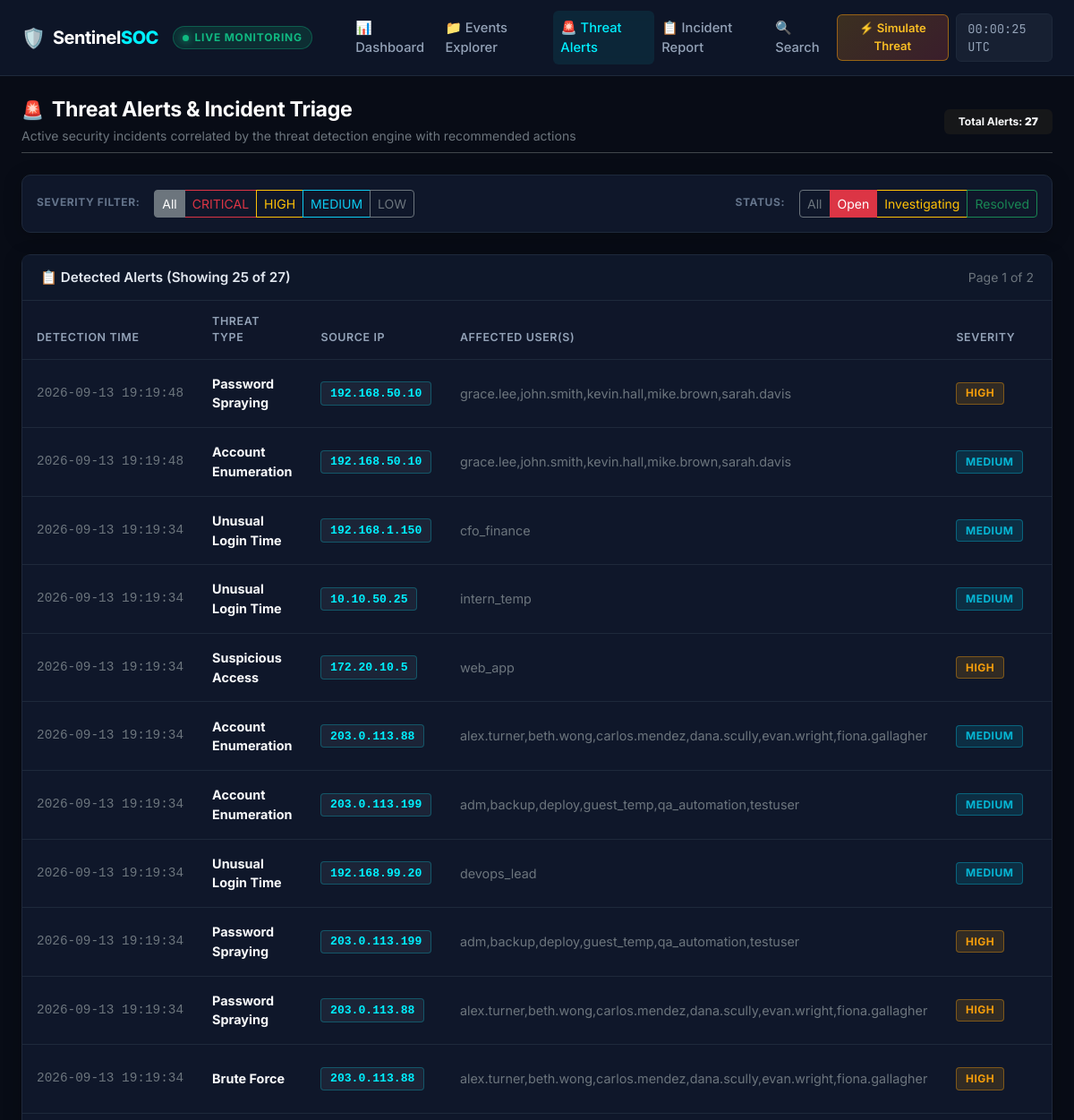
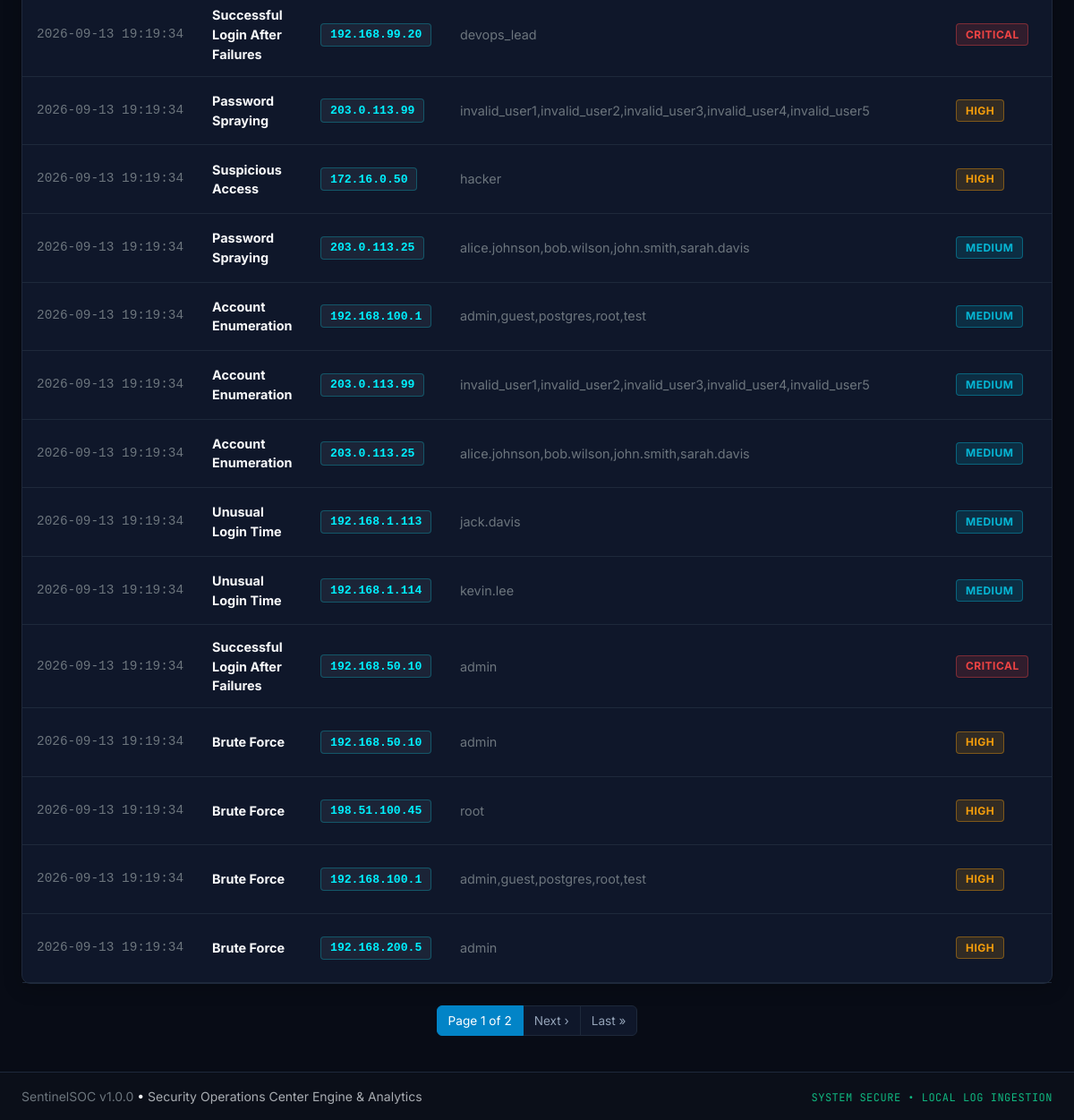
Screenshot of /alerts with the database file from the repository (2 pictures, top to bottom).
### models/security_event.py (models this page shows, shortened)
class SecurityAlert(db.Model):
    __tablename__ = 'security_alerts'
    id = db.Column(db.Integer, primary_key=True, autoincrement=True)
    event_id = db.Column(db.Integer, db.ForeignKey('security_events.id', ondelete='CASCADE'), nullable=False)
    threat_type = db.Column(db.String(100), nullable=False, index=True)
    severity = db.Column(db.String(20), nullable=False, index=True)
    risk_score = db.Column(db.Integer, nullable=False, index=True)
    reason = db.Column(db.Text, nullable=False)
    recommended_action = db.Column(db.Text, nullable=True)
    investigation_notes = db.Column(db.Text, nullable=True)
    status = db.Column(db.String(20), default='open', nullable=False, index=True)  # open, investigating, resolved
    source_ip = db.Column(db.String(45), nullable=True, index=True)
    affected_users = db.Column(db.String(500), nullable=True)
    detection_timestamp = db.Column(db.DateTime, default=utc_now, nullable=False, index=True)
    resolved_at = db.Column(db.DateTime, nullable=True)
    created_at = db.Column(db.DateTime, default=utc_now, nullable=False)
    event = db.relationship('SecurityEvent', back_populates='alerts')

### routes/dashboard.py (the view)
@dashboard_bp.route('/alerts')
def alerts():
    page = request.args.get('page', 1, type=int)
    severity_filter = request.args.get('severity', '').strip()
    status_filter = request.args.get('status', 'open').strip()
    limit = 25
    offset = max(0, (page - 1) * limit)
    query = SecurityAlert.query
    if status_filter and status_filter != 'all':
        query = query.filter_by(status=status_filter)
    if severity_filter and severity_filter != 'all':
        query = query.filter_by(severity=severity_filter)
    total = query.count()
    alerts_list = query.order_by(SecurityAlert.detection_timestamp.desc()).offset(offset).limit(limit).all()
    total_pages = (total + limit - 1) // limit if total > 0 else 1
    return render_template(
        'alerts.html',
        alerts=alerts_list,
        page=page,
        total=total,
        total_pages=total_pages,
        limit=limit,
        severity_filter=severity_filter,
        status_filter=status_filter
    )

### templates/alerts.html (shortened to what this page needs)
{% extends "base.html" %}
{% block content %}
<div class="d-flex justify-content-between align-items-center mb-4 pb-2 border-bottom border-secondary-subtle">
    <div>
        <h2 class="soc-page-title mb-1">
            <span class="soc-title-icon">🚨</span> Threat Alerts & Incident Triage
        </h2>
        <p class="text-secondary small mb-0">
            Active security incidents correlated by the threat detection engine with recommended actions
        </p>
    </div>
    <div>
        <span class="badge bg-secondary-subtle text-light px-3 py-2">
            Total Alerts: <strong>{{ total }}</strong>
        </span>
    </div>
</div>
<div class="card soc-card mb-4">
    <div class="card-body d-flex flex-wrap justify-content-between align-items-center gap-3">
        <div class="d-flex flex-wrap align-items-center gap-2">
            <span class="soc-meta-label me-2">SEVERITY FILTER:</span>
            <div class="btn-group soc-btn-group" role="group">
                <a href="/alerts{% if status_filter %}?status={{ status_filter }}{% endif %}"
                   class="btn btn-sm btn-outline-secondary {% if not severity_filter %}active{% endif %}">All</a>
                <a href="/alerts?severity=CRITICAL{% if status_filter %}&amp;status={{ status_filter }}{% endif %}"
                   class="btn btn-sm btn-outline-danger {% if severity_filter == 'CRITICAL' %}active{% endif %}">CRITICAL</a>
                <a href="/alerts?severity=HIGH{% if status_filter %}&amp;status={{ status_filter }}{% endif %}"
                   class="btn btn-sm btn-outline-warning {% if severity_filter == 'HIGH' %}active{% endif %}">HIGH</a>
                <a href="/alerts?severity=MEDIUM{% if status_filter %}&amp;status={{ status_filter }}{% endif %}"
                   class="btn btn-sm btn-outline-info {% if severity_filter == 'MEDIUM' %}active{% endif %}">MEDIUM</a>
                <a href="/alerts?severity=LOW{% if status_filter %}&amp;status={{ status_filter }}{% endif %}"
                   class="btn btn-sm btn-outline-secondary {% if severity_filter == 'LOW' %}active{% endif %}">LOW</a>
            </div>
        </div>
        <div class="d-flex align-items-center gap-2">
            <span class="soc-meta-label me-2">STATUS:</span>
            <div class="btn-group soc-btn-group" role="group">
                <a href="/alerts?status=all{% if severity_filter %}&amp;severity={{ severity_filter }}{% endif %}"
                   class="btn btn-sm btn-outline-secondary {% if status_filter == 'all' %}active{% endif %}">All</a>
                <a href="/alerts?status=open{% if severity_filter %}&amp;severity={{ severity_filter }}{% endif %}"
                   class="btn btn-sm btn-outline-danger {% if status_filter == 'open' or not status_filter %}active{% endif %}">Open</a>
                <a href="/alerts?status=investigating{% if severity_filter %}&amp;severity={{ severity_filter }}{% endif %}"
                   class="btn btn-sm btn-outline-warning {% if status_filter == 'investigating' %}active{% endif %}">Investigating</a>
                <a href="/alerts?status=resolved{% if severity_filter %}&amp;severity={{ severity_filter }}{% endif %}"
                   class="btn btn-sm btn-outline-success {% if status_filter == 'resolved' %}active{% endif %}">Resolved</a>
            </div>
        </div>
    </div>
</div>
<div class="card soc-card mb-4">
    <div class="card-header soc-card-header d-flex justify-content-between align-items-center">
        <span class="card-header-title">📋 Detected Alerts (Showing {{ alerts|length }} of {{ total }})</span>
        <span class="small text-secondary">Page {{ page }} of {{ total_pages }}</span>
    </div>
    <div class="table-responsive">
        <table class="table table-hover align-middle soc-table mb-0">
            <thead>
                <tr>
                    <th scope="col">Detection Time</th>
                    <th scope="col">Threat Type</th>
                    <th scope="col">Source IP</th>
                    <th scope="col">Affected User(s)</th>
                    <th scope="col">Severity</th>
                    <th scope="col">Risk Score</th>
                </tr>
            </thead>
            <tbody>
                {% for alert in alerts %}
                <tr>
                    <td class="text-nowrap font-monospace text-secondary small">
                        {{ alert.detection_timestamp.strftime('%Y-%m-%d %H:%M:%S') if alert.detection_timestamp else '-' }}
                    </td>
                    <td>
                        <strong class="text-light">{{ alert.threat_type.replace('_', ' ').title() }}</strong>
                    </td>
                    <td>
                        <span class="badge font-monospace soc-ip-badge">{{ alert.source_ip or 'unknown' }}</span>
                    </td>
                    <td class="text-secondary small">
                        {{ alert.affected_users or 'N/A' }}
                    </td>
                    <td>
                        <span class="badge soc-badge-{{ alert.severity.lower() }}">{{ alert.severity }}</span>
                    </td>
                    <td>
                    </td>
                </tr>
                {% else %}
                <tr>
                    <td colspan="8" class="text-center text-secondary py-5">
                        No alerts match the selected criteria.
                    </td>
                </tr>
                {% endfor %}
            </tbody>
        </table>
    </div>
</div>
{% if total_pages > 1 %}
<nav aria-label="Alerts pagination" class="d-flex justify-content-center">
    <ul class="pagination soc-pagination">
        <li class="page-item active">
            <span class="page-link">Page {{ page }} of {{ total_pages }}</span>
        </li>
        {% if (total_pages > page) %}
        <li class="page-item">
            <a class="page-link" href="?page={{ page + 1 }}{% if severity_filter %}&amp;severity={{ severity_filter }}{% endif %}{% if status_filter %}&amp;status={{ status_filter }}{% endif %}">Next &rsaquo;</a>
        </li>
        <li class="page-item">
            <a class="page-link" href="?page={{ total_pages }}{% if severity_filter %}&amp;severity={{ severity_filter }}{% endif %}{% if status_filter %}&amp;status={{ status_filter }}{% endif %}">Last &raquo;</a>
        </li>
        {% endif %}
    </ul>
</nav>
{% endif %}
{% endblock %}

### templates/base.html (shortened to what this page needs)
<!DOCTYPE html>
<html lang="en" data-bs-theme="dark">
<head>
    <link href="https://cdn.jsdelivr.net/npm/bootstrap@5.3.2/dist/css/bootstrap.min.css" rel="stylesheet">
    <link rel="stylesheet" href="{{ url_for('static', filename='css/style.css') }}">
</head>
<body class="soc-body">
    <nav class="navbar navbar-expand-lg soc-navbar sticky-top">
        <div class="container-fluid px-4">
            <a class="navbar-brand d-flex align-items-center" href="/">
                <span class="brand-shield me-2">🛡️</span>
                <span class="brand-text">Sentinel<span class="brand-accent">SOC</span></span>
                <span class="badge soc-badge-live ms-3"><span class="pulse-dot"></span> LIVE MONITORING</span>
            </a>
            <div class="collapse navbar-collapse" id="socNavbar">
                <ul class="navbar-nav me-auto mb-2 mb-lg-0 ms-lg-4">
                    <li class="nav-item">
                        <a class="nav-link {% if request.path == '/' %}active{% endif %}" href="/">
                            <span class="nav-icon">📊</span> Dashboard
                        </a>
                    </li>
                    <li class="nav-item">
                        <a class="nav-link {% if request.path.startswith('/events') or request.path.startswith('/event/') %}active{% endif %}" href="/events">
                            <span class="nav-icon">📁</span> Events Explorer
                        </a>
                    </li>
                    <li class="nav-item">
                        <a class="nav-link {% if request.path.startswith('/alerts') or request.path.startswith('/alert/') %}active{% endif %}" href="/alerts">
                            <span class="nav-icon">🚨</span> Threat Alerts
                        </a>
                    </li>
                    <li class="nav-item">
                        <a class="nav-link {% if request.path == '/report' %}active{% endif %}" href="/report">
                            <span class="nav-icon">📋</span> Incident Report
                        </a>
                    </li>
                    <li class="nav-item">
                        <a class="nav-link {% if request.path == '/search' %}active{% endif %}" href="/search">
                            <span class="nav-icon">🔍</span> Search
                        </a>
                    </li>
                </ul>
                <div class="d-flex align-items-center gap-2">
                    <button class="btn btn-sm soc-btn-demo" id="btnTriggerDemo" onclick="triggerSyntheticDemo(this)">
                        ⚡ Simulate Threat
                    </button>
                    <div class="soc-system-time" id="socSystemTime">
                    </div>
                </div>
            </div>
        </div>
    </nav>
    <main class="container-fluid px-4 py-4 main-content">
        <div id="socToastContainer" class="toast-container position-fixed bottom-0 end-0 p-3" style="z-index: 1100;"></div>
        {% block content %}{% endblock %}
    </main>
    <footer class="soc-footer py-3 mt-auto">
        <div class="container-fluid px-4 d-flex justify-content-between align-items-center small">
            <div>
                <span class="text-secondary">SentinelSOC v1.0.0</span> &bull;
                <span class="text-muted">Security Operations Center Engine & Analytics</span>
            </div>
            <div class="text-secondary">
                <span class="soc-status-text">SYSTEM SECURE &bull; LOCAL LOG INGESTION</span>
            </div>
        </div>
    </footer>
</body>
</html>

### rows the page displays
SecurityAlert: detection_timestamp "2026-09-13 19:19:48", threat_type.replace "Password Spraying", source_ip "192.168.50.10", affected_users "grace.lee,john.smith,kevin.hall,mike.brown,sarah.davis", severity "HIGH"
SecurityAlert: detection_timestamp "2026-09-13 19:19:48", threat_type.replace "Account Enumeration", source_ip "192.168.50.10", affected_users "grace.lee,john.smith,kevin.hall,mike.brown,sarah.davis", severity "MEDIUM"
SecurityAlert: detection_timestamp "2026-09-13 19:19:34", threat_type.replace "Unusual Login Time", source_ip "192.168.1.150", affected_users "cfo_finance", severity "MEDIUM"
SecurityAlert: detection_timestamp "2026-09-13 19:19:34", threat_type.replace "Unusual Login Time", source_ip "10.10.50.25", affected_users "intern_temp", severity "MEDIUM"
SecurityAlert: detection_timestamp "2026-09-13 19:19:34", threat_type.replace "Suspicious Access", source_ip "172.20.10.5", affected_users "web_app", severity "HIGH"
SecurityAlert: detection_timestamp "2026-09-13 19:19:34", threat_type.replace "Account Enumeration", source_ip "203.0.113.88", affected_users "alex.turner,beth.wong,carlos.mendez,dana.scully,evan.wright,fiona.gallagher", severity "MEDIUM"
SecurityAlert: detection_timestamp "2026-09-13 19:19:34", threat_type.replace "Account Enumeration", source_ip "203.0.113.199", affected_users "adm,backup,deploy,guest_temp,qa_automation,testuser", severity "MEDIUM"
SecurityAlert: detection_timestamp "2026-09-13 19:19:34", threat_type.replace "Unusual Login Time", source_ip "192.168.99.20", affected_users "devops_lead", severity "MEDIUM"
SecurityAlert: detection_timestamp "2026-09-13 19:19:34", threat_type.replace "Password Spraying", source_ip "203.0.113.199", affected_users "adm,backup,deploy,guest_temp,qa_automation,testuser", severity "HIGH"
SecurityAlert: detection_timestamp "2026-09-13 19:19:34", threat_type.replace "Password Spraying", source_ip "203.0.113.88", affected_users "alex.turner,beth.wong,carlos.mendez,dana.scully,evan.wright,fiona.gallagher", severity "HIGH"
SecurityAlert: detection_timestamp "2026-09-13 19:19:34", threat_type.replace "Brute Force", source_ip "203.0.113.88", affected_users "alex.turner,beth.wong,carlos.mendez,dana.scully,evan.wright,fiona.gallagher", severity "HIGH"
SecurityAlert: detection_timestamp "2026-09-13 19:19:34", threat_type.replace "Successful Login After Failures", source_ip "192.168.99.20", affected_users "devops_lead", severity "CRITICAL"
SecurityAlert: detection_timestamp "2026-09-13 19:19:34", threat_type.replace "Password Spraying", source_ip "203.0.113.99", affected_users "invalid_user1,invalid_user2,invalid_user3,invalid_user4,invalid_user5", severity "HIGH"
SecurityAlert: detection_timestamp "2026-09-13 19:19:34", threat_type.replace "Suspicious Access", source_ip "172.16.0.50", affected_users "hacker", severity "HIGH"
SecurityAlert: detection_timestamp "2026-09-13 19:19:34", threat_type.replace "Password Spraying", source_ip "203.0.113.25", affected_users "alice.johnson,bob.wilson,john.smith,sarah.davis", severity "MEDIUM"
SecurityAlert: detection_timestamp "2026-09-13 19:19:34", threat_type.replace "Account Enumeration", source_ip "192.168.100.1", affected_users "admin,guest,postgres,root,test", severity "MEDIUM"
SecurityAlert: detection_timestamp "2026-09-13 19:19:34", threat_type.replace "Account Enumeration", source_ip "203.0.113.99", affected_users "invalid_user1,invalid_user2,invalid_user3,invalid_user4,invalid_user5", severity "MEDIUM"
SecurityAlert: detection_timestamp "2026-09-13 19:19:34", threat_type.replace "Account Enumeration", source_ip "203.0.113.25", affected_users "alice.johnson,bob.wilson,john.smith,sarah.davis", severity "MEDIUM"
SecurityAlert: detection_timestamp "2026-09-13 19:19:34", threat_type.replace "Unusual Login Time", source_ip "192.168.1.113", affected_users "jack.davis", severity "MEDIUM"
SecurityAlert: detection_timestamp "2026-09-13 19:19:34", threat_type.replace "Unusual Login Time", source_ip "192.168.1.114", affected_users "kevin.lee", severity "MEDIUM"
SecurityAlert: detection_timestamp "2026-09-13 19:19:34", threat_type.replace "Successful Login After Failures", source_ip "192.168.50.10", affected_users "admin", severity "CRITICAL"
SecurityAlert: detection_timestamp "2026-09-13 19:19:34", threat_type.replace "Brute Force", source_ip "192.168.50.10", affected_users "admin", severity "HIGH"
SecurityAlert: detection_timestamp "2026-09-13 19:19:34", threat_type.replace "Brute Force", source_ip "198.51.100.45", affected_users "root", severity "HIGH"
SecurityAlert: detection_timestamp "2026-09-13 19:19:34", threat_type.replace "Brute Force", source_ip "192.168.100.1", affected_users "admin,guest,postgres,root,test", severity "HIGH"
SecurityAlert: detection_timestamp "2026-09-13 19:19:34", threat_type.replace "Brute Force", source_ip "192.168.200.5", affected_users "admin", severity "HIGH"

### other values shown
{{ total }} "27"
{{ alerts|length }} "25"
{{ page }} "1"
{{ total_pages }} "2"
